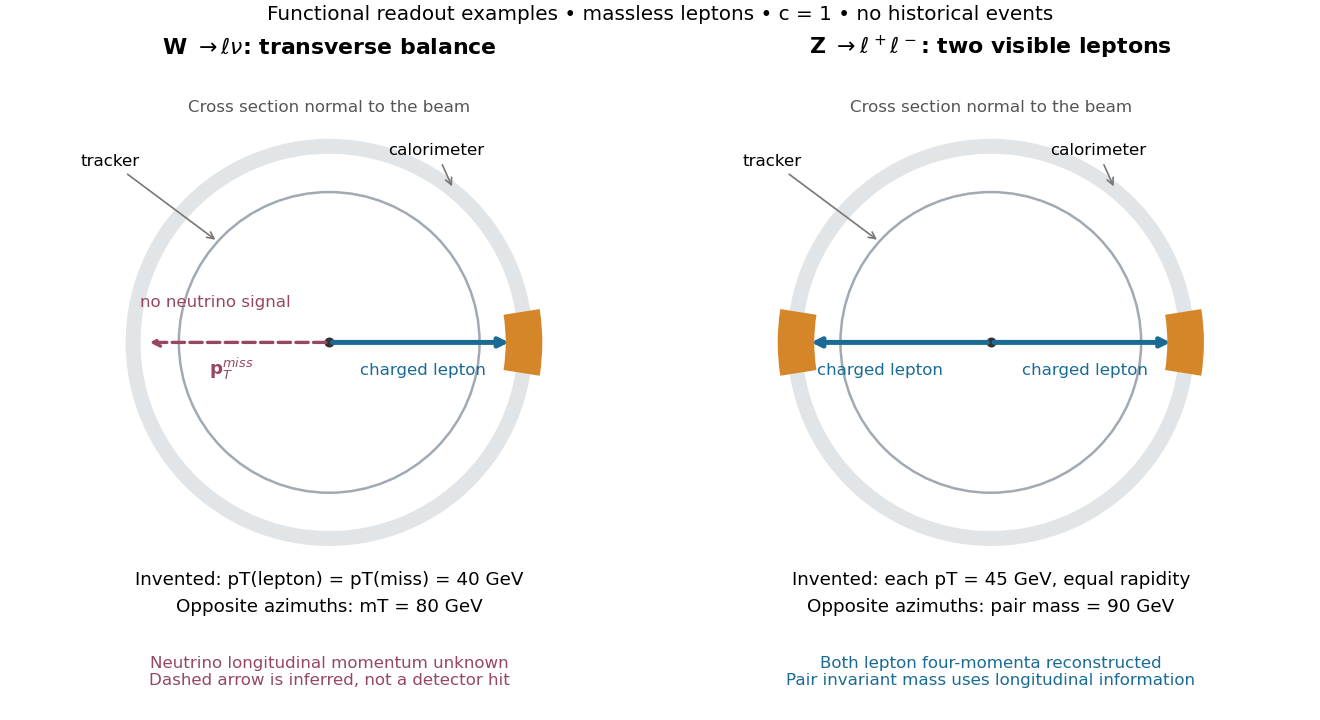

Python code for this plot:
"""Original two-panel functional readout; invented events, no historical data.
Tested with Python 3.14, matplotlib 3.10.7 and numpy 2.3.5. Run from _media.
"""
from pathlib import Path
import numpy as np
import matplotlib.pyplot as plt
from matplotlib.patches import Circle, Wedge

plt.rcParams.update({"font.size":11,"figure.facecolor":"white","axes.facecolor":"white"})
fig, axes=plt.subplots(1,2,figsize=(11,6),layout="constrained")
for ax in axes:
    ax.set(xlim=(-2.1,2.1),ylim=(-2.85,2.05),aspect="equal"); ax.axis("off")
    ax.add_patch(Circle((0,0),1.15,fill=False,ec="#a1aab3",lw=1.5))
    ax.add_patch(Circle((0,0),1.5,fill=False,ec="#a1aab3",lw=9,alpha=.3))
    ax.plot(0,0,"o",color="#333333",ms=5)
    ax.text(0,1.76,"Cross section normal to the beam",ha="center",fontsize=10,color="#555555")
    ax.annotate("tracker",(-.85,.77),(-1.9,1.35),arrowprops=dict(arrowstyle="->",color="#777777"),fontsize=10)
    ax.annotate("calorimeter",(.95,1.17),(.45,1.43),arrowprops=dict(arrowstyle="->",color="#777777"),fontsize=10)
    ax.add_patch(Wedge((0,0),1.63,-9,9,width=.28,facecolor="#d58628"))
    ax.annotate("",(1.4,0),(0,0),arrowprops=dict(arrowstyle="->",color="#196b96",lw=3))
    ax.text(.72,-.25,"charged lepton",ha="center",color="#196b96",fontsize=10)
left,right=axes
left.set_title(r"W $\to\ell\nu$: transverse balance",weight="bold",pad=12)
left.annotate("",(-1.4,0),(0,0),arrowprops=dict(arrowstyle="->",color="#97475f",lw=2,ls="--"))
left.text(-.75,-.25,r"$\mathbf{p}_T^{miss}$",ha="center",color="#97475f")
left.text(-.87,.27,"no neutrino signal",ha="center",fontsize=10,color="#97475f")
left.text(0,-1.92,"Invented: pT(lepton) = pT(miss) = 40 GeV\nOpposite azimuths: mT = 80 GeV",ha="center",va="center",linespacing=1.6)
left.text(0,-2.62,"Neutrino longitudinal momentum unknown\nDashed arrow is inferred, not a detector hit",ha="center",fontsize=10,color="#97475f")
right.set_title(r"Z $\to\ell^+\ell^-$: two visible leptons",weight="bold",pad=12)
right.add_patch(Wedge((0,0),1.63,171,189,width=.28,facecolor="#d58628"))
right.annotate("",(-1.4,0),(0,0),arrowprops=dict(arrowstyle="->",color="#196b96",lw=3))
right.text(-.85,-.25,"charged lepton",ha="center",color="#196b96",fontsize=10)
right.text(0,-1.92,"Invented: each pT = 45 GeV, equal rapidity\nOpposite azimuths: pair mass = 90 GeV",ha="center",va="center",linespacing=1.6)
right.text(0,-2.62,"Both lepton four-momenta reconstructed\nPair invariant mass uses longitudinal information",ha="center",fontsize=10,color="#196b96")
fig.suptitle("Functional readout examples • massless leptons • c = 1 • no historical events",fontsize=12)
fig.savefig(Path(__file__).stem+".png",dpi=120,facecolor="white")
